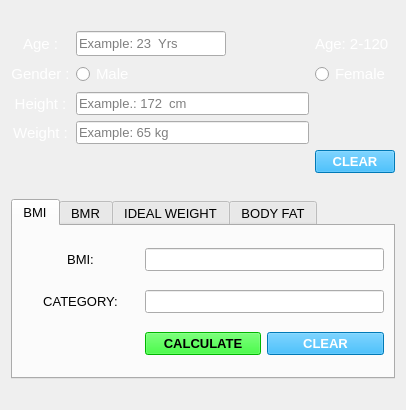
<?xml version="1.0" encoding="UTF-8"?>
<ui version="4.0">
 <class>Form</class>
 <widget class="QWidget" name="Form">
  <property name="geometry">
   <rect>
    <x>0</x>
    <y>0</y>
    <width>406</width>
    <height>410</height>
   </rect>
  </property>
  <property name="sizePolicy">
   <sizepolicy hsizetype="Fixed" vsizetype="Fixed">
    <horstretch>0</horstretch>
    <verstretch>0</verstretch>
   </sizepolicy>
  </property>
  <property name="minimumSize">
   <size>
    <width>406</width>
    <height>410</height>
   </size>
  </property>
  <property name="maximumSize">
   <size>
    <width>406</width>
    <height>410</height>
   </size>
  </property>
  <property name="windowTitle">
   <string>FITNESS CALCULATOR</string>
  </property>
  <layout class="QGridLayout" name="gridLayout_6">
   <item row="0" column="0">
    <layout class="QGridLayout" name="gridLayout">
     <item row="3" column="1">
      <widget class="QLineEdit" name="Weight_LineEdit_2">
       <property name="font">
        <font>
         <pointsize>10</pointsize>
        </font>
       </property>
       <property name="text">
        <string/>
       </property>
       <property name="placeholderText">
        <string>Example: 65 kg</string>
       </property>
      </widget>
     </item>
     <item row="3" column="0">
      <widget class="QLabel" name="Weight_2">
       <property name="maximumSize">
        <size>
         <width>60</width>
         <height>16777215</height>
        </size>
       </property>
       <property name="font">
        <font>
         <family>MS Shell Dlg 2</family>
         <pointsize>11</pointsize>
        </font>
       </property>
       <property name="styleSheet">
        <string notr="true">color: rgb(255, 255, 255);</string>
       </property>
       <property name="text">
        <string>Weight :</string>
       </property>
       <property name="alignment">
        <set>Qt::AlignCenter</set>
       </property>
      </widget>
     </item>
     <item row="4" column="2">
      <widget class="QPushButton" name="CLR_MAIN">
       <property name="font">
        <font>
         <pointsize>10</pointsize>
         <weight>75</weight>
         <bold>true</bold>
        </font>
       </property>
       <property name="styleSheet">
        <string notr="true">background-color: rgb(0, 170, 255);
color: rgb(255, 255, 255);</string>
       </property>
       <property name="text">
        <string>CLEAR</string>
       </property>
      </widget>
     </item>
     <item row="0" column="0">
      <widget class="QLabel" name="Age_2">
       <property name="maximumSize">
        <size>
         <width>60</width>
         <height>16777215</height>
        </size>
       </property>
       <property name="font">
        <font>
         <family>MS Shell Dlg 2</family>
         <pointsize>11</pointsize>
        </font>
       </property>
       <property name="styleSheet">
        <string notr="true">color:rgb(255, 255, 255)</string>
       </property>
       <property name="text">
        <string>Age :</string>
       </property>
       <property name="alignment">
        <set>Qt::AlignCenter</set>
       </property>
      </widget>
     </item>
     <item row="0" column="1">
      <widget class="QLineEdit" name="Age_lineEdit_2">
       <property name="sizePolicy">
        <sizepolicy hsizetype="Preferred" vsizetype="Preferred">
         <horstretch>0</horstretch>
         <verstretch>0</verstretch>
        </sizepolicy>
       </property>
       <property name="maximumSize">
        <size>
         <width>150</width>
         <height>25</height>
        </size>
       </property>
       <property name="font">
        <font>
         <pointsize>10</pointsize>
        </font>
       </property>
       <property name="placeholderText">
        <string>Example: 23  Yrs</string>
       </property>
      </widget>
     </item>
     <item row="0" column="2">
      <widget class="QLabel" name="Age_grp_2">
       <property name="maximumSize">
        <size>
         <width>100</width>
         <height>16777215</height>
        </size>
       </property>
       <property name="font">
        <font>
         <family>MS Shell Dlg 2</family>
         <pointsize>11</pointsize>
        </font>
       </property>
       <property name="styleSheet">
        <string notr="true">color: rgb(255, 255, 255);</string>
       </property>
       <property name="text">
        <string>Age: 2-120</string>
       </property>
      </widget>
     </item>
     <item row="2" column="1">
      <widget class="QLineEdit" name="Height_LineEdit_2">
       <property name="font">
        <font>
         <pointsize>10</pointsize>
        </font>
       </property>
       <property name="text">
        <string/>
       </property>
       <property name="placeholderText">
        <string>Example.: 172  cm</string>
       </property>
      </widget>
     </item>
     <item row="1" column="0">
      <widget class="QLabel" name="Gender_2">
       <property name="maximumSize">
        <size>
         <width>65</width>
         <height>16777215</height>
        </size>
       </property>
       <property name="font">
        <font>
         <family>MS Shell Dlg 2</family>
         <pointsize>11</pointsize>
        </font>
       </property>
       <property name="styleSheet">
        <string notr="true">color:rgb(255, 255, 255)</string>
       </property>
       <property name="text">
        <string>Gender :</string>
       </property>
       <property name="alignment">
        <set>Qt::AlignCenter</set>
       </property>
      </widget>
     </item>
     <item row="1" column="1">
      <widget class="QRadioButton" name="Male_2">
       <property name="font">
        <font>
         <family>MS Shell Dlg 2</family>
         <pointsize>11</pointsize>
        </font>
       </property>
       <property name="styleSheet">
        <string notr="true">color: rgb(255, 255, 255);</string>
       </property>
       <property name="text">
        <string>Male</string>
       </property>
      </widget>
     </item>
     <item row="2" column="0">
      <widget class="QLabel" name="Height_2">
       <property name="maximumSize">
        <size>
         <width>60</width>
         <height>35</height>
        </size>
       </property>
       <property name="font">
        <font>
         <family>MS Shell Dlg 2</family>
         <pointsize>11</pointsize>
        </font>
       </property>
       <property name="styleSheet">
        <string notr="true">color: rgb(255, 255, 255);</string>
       </property>
       <property name="text">
        <string>Height :</string>
       </property>
       <property name="alignment">
        <set>Qt::AlignCenter</set>
       </property>
      </widget>
     </item>
     <item row="1" column="2">
      <widget class="QRadioButton" name="Female_2">
       <property name="font">
        <font>
         <family>MS Shell Dlg 2</family>
         <pointsize>11</pointsize>
        </font>
       </property>
       <property name="styleSheet">
        <string notr="true">color: rgb(255, 255, 255);</string>
       </property>
       <property name="text">
        <string>Female</string>
       </property>
      </widget>
     </item>
    </layout>
   </item>
   <item row="1" column="0">
    <widget class="QTabWidget" name="tabWidget">
     <property name="minimumSize">
      <size>
       <width>384</width>
       <height>180</height>
      </size>
     </property>
     <property name="maximumSize">
      <size>
       <width>384</width>
       <height>180</height>
      </size>
     </property>
     <property name="font">
      <font>
       <pointsize>10</pointsize>
      </font>
     </property>
     <property name="currentIndex">
      <number>0</number>
     </property>
     <widget class="QWidget" name="BMI">
      <attribute name="title">
       <string>BMI</string>
      </attribute>
      <layout class="QGridLayout" name="gridLayout_4">
       <item row="0" column="0">
        <widget class="QLabel" name="BMI_LAB">
         <property name="font">
          <font>
           <pointsize>10</pointsize>
          </font>
         </property>
         <property name="text">
          <string>BMI:</string>
         </property>
         <property name="alignment">
          <set>Qt::AlignCenter</set>
         </property>
        </widget>
       </item>
       <item row="0" column="1" colspan="2">
        <widget class="QLineEdit" name="BM_SCORE">
         <property name="font">
          <font>
           <pointsize>10</pointsize>
          </font>
         </property>
        </widget>
       </item>
       <item row="1" column="0">
        <widget class="QLabel" name="CAT_LAB">
         <property name="font">
          <font>
           <pointsize>10</pointsize>
          </font>
         </property>
         <property name="text">
          <string>CATEGORY:</string>
         </property>
         <property name="alignment">
          <set>Qt::AlignCenter</set>
         </property>
        </widget>
       </item>
       <item row="1" column="1" colspan="2">
        <widget class="QLineEdit" name="CAT_RES">
         <property name="font">
          <font>
           <pointsize>10</pointsize>
          </font>
         </property>
        </widget>
       </item>
       <item row="2" column="1">
        <widget class="QPushButton" name="CAL_BMI">
         <property name="font">
          <font>
           <pointsize>10</pointsize>
           <weight>75</weight>
           <bold>true</bold>
          </font>
         </property>
         <property name="styleSheet">
          <string notr="true">background-color: rgb(0, 255, 0);
color: rgb(0,0,0);</string>
         </property>
         <property name="text">
          <string>CALCULATE</string>
         </property>
        </widget>
       </item>
       <item row="2" column="2">
        <widget class="QPushButton" name="CLR_BMI">
         <property name="font">
          <font>
           <pointsize>10</pointsize>
           <weight>75</weight>
           <bold>true</bold>
          </font>
         </property>
         <property name="styleSheet">
          <string notr="true">background-color: rgb(0, 170, 255);
color: rgb(255, 255, 255);</string>
         </property>
         <property name="text">
          <string>CLEAR</string>
         </property>
        </widget>
       </item>
      </layout>
     </widget>
     <widget class="QWidget" name="BMR">
      <attribute name="title">
       <string>BMR</string>
      </attribute>
      <widget class="QWidget" name="layoutWidget">
       <property name="geometry">
        <rect>
         <x>10</x>
         <y>10</y>
         <width>361</width>
         <height>131</height>
        </rect>
       </property>
       <layout class="QGridLayout" name="gridLayout_3">
        <item row="1" column="1" colspan="2">
         <widget class="QLineEdit" name="RES_BOX"/>
        </item>
        <item row="0" column="2">
         <widget class="QRadioButton" name="KJ_RADIO">
          <property name="text">
           <string>KILOJOULES</string>
          </property>
         </widget>
        </item>
        <item row="0" column="0">
         <widget class="QLabel" name="UNIT">
          <property name="text">
           <string>UNIT:</string>
          </property>
          <property name="alignment">
           <set>Qt::AlignCenter</set>
          </property>
         </widget>
        </item>
        <item row="1" column="0">
         <widget class="QLabel" name="RES_LAB">
          <property name="text">
           <string>RESULT:</string>
          </property>
          <property name="alignment">
           <set>Qt::AlignCenter</set>
          </property>
         </widget>
        </item>
        <item row="2" column="1">
         <widget class="QPushButton" name="CAL_BMR">
          <property name="font">
           <font>
            <pointsize>10</pointsize>
            <weight>75</weight>
            <bold>true</bold>
           </font>
          </property>
          <property name="styleSheet">
           <string notr="true">background-color: rgb(0, 255, 0);
color: rgb(0,0,0);</string>
          </property>
          <property name="text">
           <string>CALCULATE</string>
          </property>
         </widget>
        </item>
        <item row="2" column="2">
         <widget class="QPushButton" name="CLR_BMR">
          <property name="font">
           <font>
            <pointsize>10</pointsize>
            <weight>75</weight>
            <bold>true</bold>
           </font>
          </property>
          <property name="styleSheet">
           <string notr="true">background-color: rgb(0, 170, 255);
color: rgb(255, 255, 255);</string>
          </property>
          <property name="text">
           <string>CLEAR</string>
          </property>
         </widget>
        </item>
        <item row="0" column="1">
         <widget class="QRadioButton" name="CAL_RADIO">
          <property name="text">
           <string>CALORIE</string>
          </property>
         </widget>
        </item>
       </layout>
      </widget>
     </widget>
     <widget class="QWidget" name="IDL_WT">
      <attribute name="title">
       <string>IDEAL WEIGHT</string>
      </attribute>
      <layout class="QVBoxLayout" name="verticalLayout">
       <item>
        <layout class="QGridLayout" name="gridLayout_5">
         <item row="0" column="0">
          <widget class="QLabel" name="IDL_LAB">
           <property name="minimumSize">
            <size>
             <width>125</width>
             <height>0</height>
            </size>
           </property>
           <property name="maximumSize">
            <size>
             <width>125</width>
             <height>16777215</height>
            </size>
           </property>
           <property name="text">
            <string>IDEAL WEIGHT: </string>
           </property>
           <property name="alignment">
            <set>Qt::AlignCenter</set>
           </property>
          </widget>
         </item>
         <item row="0" column="1" colspan="2">
          <widget class="QLineEdit" name="IDL_SCORE">
           <property name="maximumSize">
            <size>
             <width>200</width>
             <height>16777215</height>
            </size>
           </property>
          </widget>
         </item>
         <item row="1" column="1">
          <widget class="QPushButton" name="CAL_IDL">
           <property name="maximumSize">
            <size>
             <width>200</width>
             <height>16777215</height>
            </size>
           </property>
           <property name="font">
            <font>
             <pointsize>10</pointsize>
             <weight>75</weight>
             <bold>true</bold>
            </font>
           </property>
           <property name="styleSheet">
            <string notr="true">background-color: rgb(0, 255, 0);
color: rgb(0,0,0);</string>
           </property>
           <property name="text">
            <string>CALCULATE</string>
           </property>
          </widget>
         </item>
         <item row="1" column="2">
          <widget class="QPushButton" name="CLR_IDL">
           <property name="font">
            <font>
             <pointsize>10</pointsize>
             <weight>75</weight>
             <bold>true</bold>
            </font>
           </property>
           <property name="styleSheet">
            <string notr="true">background-color: rgb(0, 170, 255);
color: rgb(255, 255, 255);</string>
           </property>
           <property name="text">
            <string>CLEAR</string>
           </property>
          </widget>
         </item>
        </layout>
       </item>
      </layout>
     </widget>
     <widget class="QWidget" name="BD_FAT">
      <attribute name="title">
       <string>BODY FAT</string>
      </attribute>
      <widget class="QWidget" name="layoutWidget">
       <property name="geometry">
        <rect>
         <x>9</x>
         <y>4</y>
         <width>361</width>
         <height>141</height>
        </rect>
       </property>
       <layout class="QGridLayout" name="gridLayout_2">
        <item row="2" column="1">
         <widget class="QPushButton" name="CAL_BF">
          <property name="font">
           <font>
            <pointsize>10</pointsize>
            <weight>75</weight>
            <bold>true</bold>
           </font>
          </property>
          <property name="styleSheet">
           <string notr="true">background-color: rgb(0, 255, 0);
color: rgb(0,0,0);</string>
          </property>
          <property name="text">
           <string>CALCULATE</string>
          </property>
         </widget>
        </item>
        <item row="0" column="1" colspan="2">
         <widget class="QLineEdit" name="BMIBF_ANS">
          <property name="font">
           <font>
            <pointsize>10</pointsize>
           </font>
          </property>
          <property name="placeholderText">
           <string/>
          </property>
         </widget>
        </item>
        <item row="1" column="0">
         <widget class="QLabel" name="RES_LAB_BF">
          <property name="text">
           <string>RESULT:</string>
          </property>
          <property name="alignment">
           <set>Qt::AlignCenter</set>
          </property>
         </widget>
        </item>
        <item row="1" column="1" colspan="2">
         <widget class="QLineEdit" name="BF_SCORE"/>
        </item>
        <item row="2" column="2">
         <widget class="QPushButton" name="CLR_BF">
          <property name="font">
           <font>
            <pointsize>10</pointsize>
            <weight>75</weight>
            <bold>true</bold>
           </font>
          </property>
          <property name="styleSheet">
           <string notr="true">background-color: rgb(0, 170, 255);
color: rgb(255, 255, 255);</string>
          </property>
          <property name="text">
           <string>CLEAR</string>
          </property>
         </widget>
        </item>
        <item row="0" column="0">
         <widget class="QLabel" name="BMIBF_LAB">
          <property name="text">
           <string>BMI:</string>
          </property>
          <property name="alignment">
           <set>Qt::AlignCenter</set>
          </property>
         </widget>
        </item>
       </layout>
      </widget>
     </widget>
    </widget>
   </item>
  </layout>
 </widget>
 <resources/>
 <connections>
  <connection>
   <sender>CLR_MAIN</sender>
   <signal>clicked()</signal>
   <receiver>Weight_LineEdit_2</receiver>
   <slot>clear()</slot>
   <hints>
    <hint type="sourcelabel">
     <x>356</x>
     <y>170</y>
    </hint>
    <hint type="destinationlabel">
     <x>273</x>
     <y>138</y>
    </hint>
   </hints>
  </connection>
  <connection>
   <sender>CLR_MAIN</sender>
   <signal>clicked()</signal>
   <receiver>Height_LineEdit_2</receiver>
   <slot>clear()</slot>
   <hints>
    <hint type="sourcelabel">
     <x>378</x>
     <y>164</y>
    </hint>
    <hint type="destinationlabel">
     <x>287</x>
     <y>99</y>
    </hint>
   </hints>
  </connection>
  <connection>
   <sender>CLR_MAIN</sender>
   <signal>clicked()</signal>
   <receiver>Age_lineEdit_2</receiver>
   <slot>clear()</slot>
   <hints>
    <hint type="sourcelabel">
     <x>331</x>
     <y>160</y>
    </hint>
    <hint type="destinationlabel">
     <x>229</x>
     <y>30</y>
    </hint>
   </hints>
  </connection>
  <connection>
   <sender>CLR_BMI</sender>
   <signal>clicked()</signal>
   <receiver>BM_SCORE</receiver>
   <slot>clear()</slot>
   <hints>
    <hint type="sourcelabel">
     <x>327</x>
     <y>351</y>
    </hint>
    <hint type="destinationlabel">
     <x>304</x>
     <y>267</y>
    </hint>
   </hints>
  </connection>
  <connection>
   <sender>CLR_BMI</sender>
   <signal>clicked()</signal>
   <receiver>CAT_RES</receiver>
   <slot>clear()</slot>
   <hints>
    <hint type="sourcelabel">
     <x>348</x>
     <y>342</y>
    </hint>
    <hint type="destinationlabel">
     <x>341</x>
     <y>312</y>
    </hint>
   </hints>
  </connection>
  <connection>
   <sender>CLR_BMR</sender>
   <signal>clicked()</signal>
   <receiver>RES_BOX</receiver>
   <slot>clear()</slot>
   <hints>
    <hint type="sourcelabel">
     <x>320</x>
     <y>344</y>
    </hint>
    <hint type="destinationlabel">
     <x>265</x>
     <y>305</y>
    </hint>
   </hints>
  </connection>
  <connection>
   <sender>CLR_IDL</sender>
   <signal>clicked()</signal>
   <receiver>IDL_SCORE</receiver>
   <slot>clear()</slot>
   <hints>
    <hint type="sourcelabel">
     <x>332</x>
     <y>328</y>
    </hint>
    <hint type="destinationlabel">
     <x>296</x>
     <y>283</y>
    </hint>
   </hints>
  </connection>
  <connection>
   <sender>CLR_BF</sender>
   <signal>clicked()</signal>
   <receiver>BMIBF_ANS</receiver>
   <slot>clear()</slot>
   <hints>
    <hint type="sourcelabel">
     <x>329</x>
     <y>348</y>
    </hint>
    <hint type="destinationlabel">
     <x>322</x>
     <y>256</y>
    </hint>
   </hints>
  </connection>
  <connection>
   <sender>CLR_BF</sender>
   <signal>clicked()</signal>
   <receiver>BF_SCORE</receiver>
   <slot>clear()</slot>
   <hints>
    <hint type="sourcelabel">
     <x>349</x>
     <y>354</y>
    </hint>
    <hint type="destinationlabel">
     <x>342</x>
     <y>327</y>
    </hint>
   </hints>
  </connection>
 </connections>
</ui>
